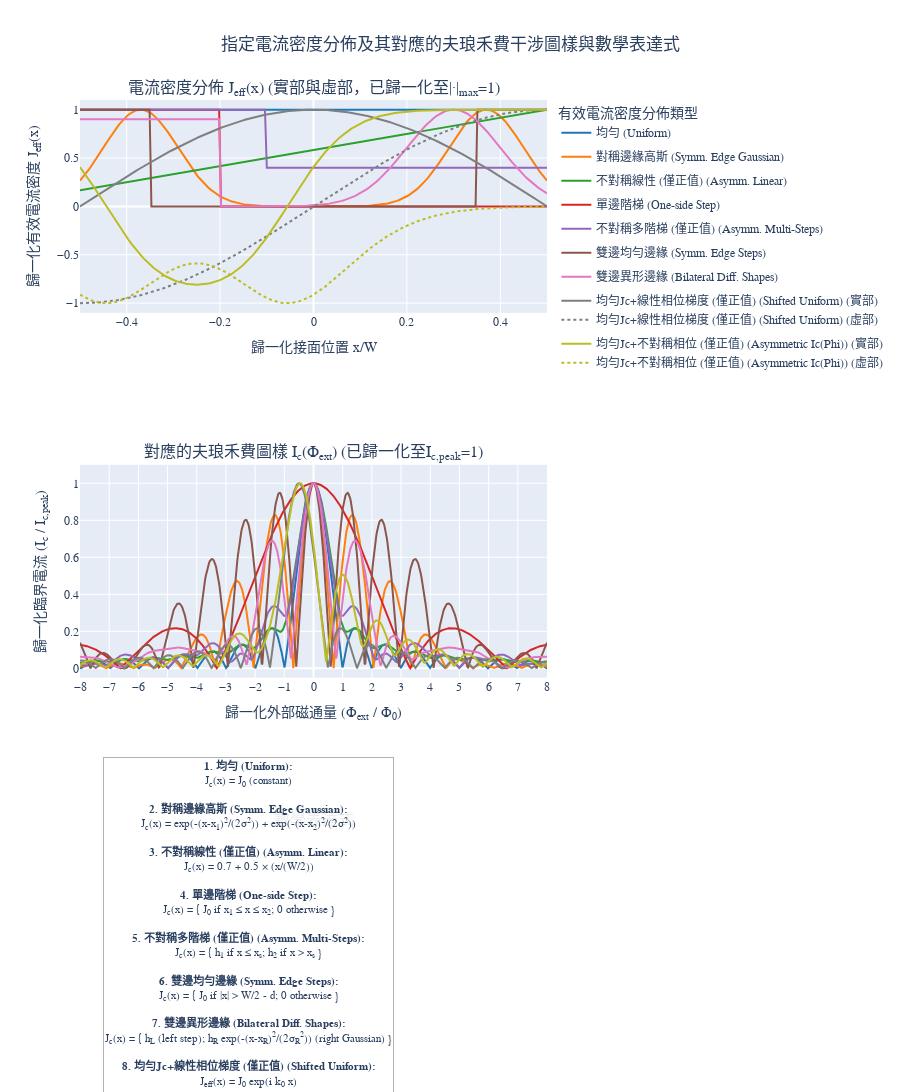

The cell this chart's notebook holds for it:
### Code cell
import numpy as np
import plotly.graph_objects as go
from plotly.subplots import make_subplots
from scipy.fft import fft, fftshift
from scipy.special import jv, yv # Bessel functions J_n and Y_n
from scipy.interpolate import lagrange # Lagrange polynomials

# --- 常數與參數設定 ---
Phi0 = 1.0       # 磁通量量子 (歸一化)
W = 1.0          # 接面寬度 (歸一化)
N_points_x = 256 # 接面空間取樣點數
x_coords = np.linspace(-W/2, W/2, N_points_x) # 接面寬度座標

# 掃描的外部磁通量範圍 (歸一化)
phi_ext_over_phi0_scan = np.linspace(-8, 8, 800) # 擴大範圍以觀察更多旁瓣

# --- 定義不同的電流密度分佈函數 Jc(x) ---
def uniform_Jc(x_coords, W_val):
    """均勻電流密度"""
    return np.ones_like(x_coords)

def symmetric_edge_gaussian_Jc(x_coords, W_val, peak_width_factor=0.1, edge_offset_factor=0.05):
    """對稱邊緣集中的電流密度 (兩個高斯峰)"""
    sigma = W_val * peak_width_factor
    peak1_center = -W_val/2 + W_val * edge_offset_factor + sigma 
    peak2_center = W_val/2 - W_val * edge_offset_factor - sigma
    return np.exp(-(x_coords - peak1_center)**2 / (2 * sigma**2)) + \
           np.exp(-(x_coords - peak2_center)**2 / (2 * sigma**2))

def asymmetric_linear_Jc(x_coords, W_val):
    """不對稱線性梯度電流密度 (僅正值)"""
    return 0.7 + 0.5 * (x_coords / (W_val/2)) 

def one_side_step_Jc(x_coords, W_val, step_start_norm=-0.5, step_end_norm=-0.2):
    """只有一邊的不對稱邊緣集中 (階梯)"""
    J = np.zeros_like(x_coords)
    start_x = step_start_norm * W_val
    end_x = step_end_norm * W_val
    actual_start = np.maximum(start_x, -W_val/2)
    actual_end = np.minimum(end_x, W_val/2)
    if actual_start < actual_end:
         J[(x_coords >= actual_start) & (x_coords <= actual_end)] = 1.0
    return J

def asymmetric_multistep_Jc(x_coords, W_val, x_split_norm=-0.1, h1=1.0, h2=0.4):
    """不對稱多階梯 (兩段不同高度, 僅正值)"""
    J = np.zeros_like(x_coords)
    x_split = x_split_norm * W_val
    J[x_coords <= x_split] = h1
    J[x_coords > x_split] = h2
    J[x_coords < -W_val/2] = 0
    J[x_coords > W_val/2] = 0
    return J

def symmetric_edge_steps_Jc(x_coords, W_val, depth_norm=0.2, base_level=0.0):
    """雙邊均勻邊緣集中 (對稱階梯)"""
    J = np.full_like(x_coords, base_level)
    edge_width = depth_norm * W_val
    J[(x_coords >= -W_val/2) & (x_coords <= -W_val/2 + edge_width)] = 1.0
    J[(x_coords >= W_val/2 - edge_width) & (x_coords <= W_val/2)] = 1.0
    return J

def bilateral_opposite_shape_edge_Jc(x_coords, W_val, 
                                     left_step_end_norm=-0.25, left_h=1.0,
                                     right_peak_center_norm=0.3, right_peak_h=0.8, right_peak_sigma_norm=0.07):
    """雙邊異形邊緣集中 (左階梯, 右高斯)"""
    J_left = np.zeros_like(x_coords)
    left_step_end = left_step_end_norm * W_val
    J_left[(x_coords >= -W_val/2) & (x_coords <= left_step_end)] = left_h 

    J_right = np.zeros_like(x_coords)
    right_peak_center = right_peak_center_norm * W_val
    right_sigma = right_peak_sigma_norm * W_val
    J_right = right_peak_h * np.exp(-(x_coords - right_peak_center)**2 / (2 * right_sigma**2)) 

    J_combined = np.zeros_like(x_coords)
    mask_left = (x_coords >= -W_val/2) & (x_coords <= left_step_end)
    mask_right_exclusive = (x_coords > left_step_end) 

    J_combined[mask_left] = J_left[mask_left]
    J_combined[mask_right_exclusive] = J_right[mask_right_exclusive]
    return J_combined

def Jc_with_linear_phase_gradient(x_coords, W_val, J_amplitude_func, phase_k0_norm):
    """帶有內稟線性相位梯度的電流密度 (用於產生位移的對稱圖樣)"""
    J_real = J_amplitude_func(x_coords, W_val)
    k_intrinsic = phase_k0_norm * np.pi 
    return J_real * np.exp(1j * k_intrinsic * (x_coords / (W/2)))

def asymmetric_phi0_profile(x_coords, W_val, A=np.pi/2, x_d_norm=-0.2, sigma_norm=0.15):
    """一個不對稱的內稟相位移 phi_0^{int}(x) 範例 (例如，一側的相位突變)"""
    x_d = x_d_norm * W_val
    sigma = sigma_norm * W_val
    return A * np.exp(-(x_coords - x_d)**2 / (2 * sigma**2))

def Jc_with_asymmetric_phi0(x_coords, W_val, J_amplitude_func, phi0_int_func, phi0_params):
    """帶有不對稱內稟相位移的電流密度 (用於產生不對稱的Ic(Phi)圖樣)"""
    J_real = J_amplitude_func(x_coords, W_val)
    phi0_intrinsic = phi0_int_func(x_coords, W_val, **phi0_params)
    return J_real * np.exp(-1j * phi0_intrinsic) # J_eff = J_c * exp(-i * phi_0_int)

# 選定的電流密度分佈與數學表達式 (使用HTML格式，避免LaTeX渲染問題)
current_distributions = {
    "均勻 (Uniform)": {
        "profile": uniform_Jc(x_coords, W),
        "math": "J<sub>c</sub>(x) = J<sub>0</sub> (constant)"
    },
    "對稱邊緣高斯 (Symm. Edge Gaussian)": {
        "profile": symmetric_edge_gaussian_Jc(x_coords, W, peak_width_factor=0.08, edge_offset_factor=0.05),
        "math": "J<sub>c</sub>(x) = exp(-(x-x<sub>1</sub>)<sup>2</sup>/(2σ<sup>2</sup>)) + exp(-(x-x<sub>2</sub>)<sup>2</sup>/(2σ<sup>2</sup>))"
    },
    "不對稱線性 (僅正值) (Asymm. Linear)": {
        "profile": asymmetric_linear_Jc(x_coords, W),
        "math": "J<sub>c</sub>(x) = 0.7 + 0.5 × (x/(W/2))"
    },
    "單邊階梯 (One-side Step)": {
        "profile": one_side_step_Jc(x_coords, W, step_start_norm=-0.5, step_end_norm=-0.2),
        "math": "J<sub>c</sub>(x) = { J<sub>0</sub> if x<sub>1</sub> ≤ x ≤ x<sub>2</sub>; 0 otherwise }"
    },
    "不對稱多階梯 (僅正值) (Asymm. Multi-Steps)": {
        "profile": asymmetric_multistep_Jc(x_coords, W, x_split_norm=-0.1, h1=1.0, h2=0.4),
        "math": "J<sub>c</sub>(x) = { h<sub>1</sub> if x ≤ x<sub>s</sub>; h<sub>2</sub> if x > x<sub>s</sub> }"
    },
    "雙邊均勻邊緣 (Symm. Edge Steps)": {
        "profile": symmetric_edge_steps_Jc(x_coords, W, depth_norm=0.15, base_level=0.0),
        "math": "J<sub>c</sub>(x) = { J<sub>0</sub> if |x| > W/2 - d; 0 otherwise }"
    },
    "雙邊異形邊緣 (Bilateral Diff. Shapes)": {
        "profile": bilateral_opposite_shape_edge_Jc(x_coords, W, left_step_end_norm=-0.2, left_h=0.9, right_peak_center_norm=0.3, right_peak_h=1.0, right_peak_sigma_norm=0.1),
        "math": "J<sub>c</sub>(x) = { h<sub>L</sub> (left step); h<sub>R</sub> exp(-(x-x<sub>R</sub>)<sup>2</sup>/(2σ<sub>R</sub><sup>2</sup>)) (right Gaussian) }"
    },
    "均勻Jc+線性相位梯度 (僅正值) (Shifted Uniform)": {
        "profile": Jc_with_linear_phase_gradient(x_coords, W, lambda x, w: uniform_Jc(x,w), phase_k0_norm=0.5),
        "math": "J<sub>eff</sub>(x) = J<sub>0</sub> exp(i k<sub>0</sub> x)"
    },
    "均勻Jc+不對稱相位 (僅正值) (Asymmetric Ic(Phi))": {
        "profile": Jc_with_asymmetric_phi0(x_coords, W, 
                                              lambda x, w: uniform_Jc(x,w), # 基底 Jc(x)
                                              asymmetric_phi0_profile,     # 不對稱 phi_0^{int}(x) 函數
                                              {'A': np.pi*0.8, 'x_d_norm': -0.25, 'sigma_norm': 0.2}), # phi_0^{int}(x) 的參數
        "math": "J<sub>eff</sub>(x) = J<sub>0</sub> exp(-i φ<sub>0</sub><sup>int</sup>(x)),<br>where φ<sub>0</sub><sup>int</sup>(x) = A exp(-(x-x<sub>d</sub>)<sup>2</sup>/(2σ<sup>2</sup>))"
    }
}

# 歸一化電流密度分佈
for name, data in current_distributions.items():
    Jc_profile_complex = data["profile"]
    if np.iscomplexobj(Jc_profile_complex):
        max_abs_val = np.max(np.abs(Jc_profile_complex))
        if max_abs_val > 1e-9:
            current_distributions[name]["profile"] = Jc_profile_complex / max_abs_val
    else: 
        max_abs_val = np.max(np.abs(Jc_profile_complex))
        if max_abs_val > 1e-9: 
             current_distributions[name]["profile"] = Jc_profile_complex / max_abs_val 

# 計算 Ic(Phi) 圖樣
Ic_patterns = {}
for name, data in current_distributions.items():
    Jc_profile_complex = data["profile"]
    Ic_vs_phi = []
    for phi_norm in phi_ext_over_phi0_scan:
        integrand = Jc_profile_complex * np.exp(1j * 2 * np.pi * phi_norm * (x_coords / W))
        dx = W / (N_points_x -1) if N_points_x > 1 else W 
        Ic_val = np.abs(np.sum(integrand) * dx) 
        Ic_vs_phi.append(Ic_val)

    Ic_patterns[name] = np.array(Ic_vs_phi)
    max_ic_val_pattern = np.max(Ic_patterns[name])
    if max_ic_val_pattern > 1e-9:
         Ic_patterns[name] /= max_ic_val_pattern

# 創建圖表 - 方法1: 使用HTML格式的數學表達式
fig = make_subplots(rows=3, cols=1,
                    shared_xaxes=False,
                    row_heights=[0.35, 0.35, 0.3],
                    subplot_titles=("電流密度分佈 J<sub>eff</sub>(x) (實部與虛部，已歸一化至|·|<sub>max</sub>=1)", 
                                    "對應的夫琅禾費圖樣 I<sub>c</sub>(Φ<sub>ext</sub>) (已歸一化至I<sub>c,peak</sub>=1)",
                                    "數學表達式"))

colors = ['#1f77b4', '#ff7f0e', '#2ca02c', '#d62728', '#9467bd', 
          '#8c564b', '#e377c2', '#7f7f7f', '#bcbd22', '#17becf']

# 繪製電流密度分佈
for i, (name, data) in enumerate(current_distributions.items()):
    Jc_profile_complex = data["profile"]
    color = colors[i % len(colors)]
    
    if np.iscomplexobj(Jc_profile_complex):
        fig.add_trace(go.Scatter(x=x_coords/W, y=np.real(Jc_profile_complex), mode='lines', 
                                 name=f'{name} (實部)', legendgroup=name, 
                                 line=dict(color=color)),
                      row=1, col=1)
        fig.add_trace(go.Scatter(x=x_coords/W, y=np.imag(Jc_profile_complex), mode='lines', 
                                 name=f'{name} (虛部)', legendgroup=name, 
                                 line=dict(color=color, dash='dot')),
                      row=1, col=1)
    else:
        fig.add_trace(go.Scatter(x=x_coords/W, y=Jc_profile_complex, mode='lines', 
                                 name=f'{name}', legendgroup=name, 
                                 line=dict(color=color)),
                      row=1, col=1)

    # 繪製 Ic(Phi) 圖樣
    fig.add_trace(go.Scatter(x=phi_ext_over_phi0_scan, y=Ic_patterns[name], mode='lines',
                             name=f'{name} - Ic(Φ)', legendgroup=name, 
                             showlegend=False, 
                             line=dict(color=color)),
                  row=2, col=1)

# 方法1: 使用HTML格式添加數學表達式文本
math_text_html = ""
for i, (name, data) in enumerate(current_distributions.items()):
    math_text_html += f"<b>{i+1}. {name}:</b><br>{data['math']}<br><br>"

fig.add_annotation(
    text=math_text_html,
    xref="paper", yref="paper",
    x=0.05, y=0.28,
    xanchor="left", yanchor="top",
    showarrow=False,
    font=dict(size=11),
    bgcolor="rgba(255,255,255,0.9)",
    bordercolor="rgba(0,0,0,0.3)",
    borderwidth=1
)

# 更新軸標籤和範圍
fig.update_xaxes(title_text="歸一化接面位置 x/W", row=1, col=1)
fig.update_yaxes(title_text="歸一化有效電流密度 J<sub>eff</sub>(x)", row=1, col=1, range=[-1.1, 1.1]) 

fig.update_xaxes(title_text="歸一化外部磁通量 (Φ<sub>ext</sub> / Φ<sub>0</sub>)", row=2, col=1, dtick=1)
fig.update_yaxes(title_text="歸一化臨界電流 (I<sub>c</sub> / I<sub>c,peak</sub>)", row=2, col=1, range=[-0.05, 1.1]) 

# 隱藏第三個子圖的軸
fig.update_xaxes(visible=False, row=3, col=1)
fig.update_yaxes(visible=False, row=3, col=1)

# 設定 MathJax 支援 (如果需要LaTeX渲染)
fig.update_layout(
    height=1800, 
    title_text="指定電流密度分佈及其對應的夫琅禾費干涉圖樣與數學表達式",
    title_x=0.5,
    legend_title_text="有效電流密度分佈類型",
    legend_tracegroupgap = 5,
    # 嘗試啟用MathJax支援
    font=dict(family="Arial", size=12)
)

# 如果您希望使用LaTeX格式，可以嘗試以下設定：
# fig.update_layout(
#     font=dict(family="Computer Modern"),  # LaTeX字體
#     title_font_size=16,
# )

fig.show()

# 或者，如果上述方法仍有問題，可以使用以下替代方案：
print("如果圖表中的數學表達式仍有顯示問題，請嘗試以下解決方案：")
print("1. 更新 Plotly: pip install --upgrade plotly")
print("2. 在 Jupyter 中啟用 MathJax: %config InlineBackend.figure_format = 'retina'")
print("3. 或使用純文字輸出數學表達式：")
print("\n數學表達式列表：")
for i, (name, data) in enumerate(current_distributions.items()):
    print(f"{i+1}. {name}: {data['math']}")

### Figure 1 — Plotly figure (JSON) as saved in the notebook; plotly's stock layout.template omitted (floating-point values rounded to 4 significant figures; data arrays with more than 128 entries replaced by an {"elided": "..."} marker saying what was removed)
{"data": [{"legendgroup": "均勻 (Uniform)", "line": {"color": "#1f77b4"}, "mode": "lines", "name": "均勻 (Uniform)", "type": "scatter", "x": {"elided": "256 float values"}, "xaxis": "x", "y": {"elided": "256 float values"}, "yaxis": "y"}, {"legendgroup": "均勻 (Uniform)", "line": {"color": "#1f77b4"}, "mode": "lines", "name": "均勻 (Uniform) - Ic(Φ)", "showlegend": false, "type": "scatter", "x": {"elided": "800 float values"}, "xaxis": "x2", "y": {"elided": "800 float values"}, "yaxis": "y2"}, {"legendgroup": "對稱邊緣高斯 (Symm. Edge Gaussian)", "line": {"color": "#ff7f0e"}, "mode": "lines", "name": "對稱邊緣高斯 (Symm. Edge Gaussian)", "type": "scatter", "x": {"elided": "256 float values"}, "xaxis": "x", "y": {"elided": "256 float values"}, "yaxis": "y"}, {"legendgroup": "對稱邊緣高斯 (Symm. Edge Gaussian)", "line": {"color": "#ff7f0e"}, "mode": "lines", "name": "對稱邊緣高斯 (Symm. Edge Gaussian) - Ic(Φ)", "showlegend": false, "type": "scatter", "x": {"elided": "800 float values"}, "xaxis": "x2", "y": {"elided": "800 float values"}, "yaxis": "y2"}, {"legendgroup": "不對稱線性 (僅正值) (Asymm. Linear)", "line": {"color": "#2ca02c"}, "mode": "lines", "name": "不對稱線性 (僅正值) (Asymm. Linear)", "type": "scatter", "x": {"elided": "256 float values"}, "xaxis": "x", "y": {"elided": "256 float values"}, "yaxis": "y"}, {"legendgroup": "不對稱線性 (僅正值) (Asymm. Linear)", "line": {"color": "#2ca02c"}, "mode": "lines", "name": "不對稱線性 (僅正值) (Asymm. Linear) - Ic(Φ)", "showlegend": false, "type": "scatter", "x": {"elided": "800 float values"}, "xaxis": "x2", "y": {"elided": "800 float values"}, "yaxis": "y2"}, {"legendgroup": "單邊階梯 (One-side Step)", "line": {"color": "#d62728"}, "mode": "lines", "name": "單邊階梯 (One-side Step)", "type": "scatter", "x": {"elided": "256 float values"}, "xaxis": "x", "y": {"elided": "256 float values"}, "yaxis": "y"}, {"legendgroup": "單邊階梯 (One-side Step)", "line": {"color": "#d62728"}, "mode": "lines", "name": "單邊階梯 (One-side Step) - Ic(Φ)", "showlegend": false, "type": "scatter", "x": {"elided": "800 float values"}, "xaxis": "x2", "y": {"elided": "800 float values"}, "yaxis": "y2"}, {"legendgroup": "不對稱多階梯 (僅正值) (Asymm. Multi-Steps)", "line": {"color": "#9467bd"}, "mode": "lines", "name": "不對稱多階梯 (僅正值) (Asymm. Multi-Steps)", "type": "scatter", "x": {"elided": "256 float values"}, "xaxis": "x", "y": {"elided": "256 float values"}, "yaxis": "y"}, {"legendgroup": "不對稱多階梯 (僅正值) (Asymm. Multi-Steps)", "line": {"color": "#9467bd"}, "mode": "lines", "name": "不對稱多階梯 (僅正值) (Asymm. Multi-Steps) - Ic(Φ)", "showlegend": false, "type": "scatter", "x": {"elided": "800 float values"}, "xaxis": "x2", "y": {"elided": "800 float values"}, "yaxis": "y2"}, {"legendgroup": "雙邊均勻邊緣 (Symm. Edge Steps)", "line": {"color": "#8c564b"}, "mode": "lines", "name": "雙邊均勻邊緣 (Symm. Edge Steps)", "type": "scatter", "x": {"elided": "256 float values"}, "xaxis": "x", "y": {"elided": "256 float values"}, "yaxis": "y"}, {"legendgroup": "雙邊均勻邊緣 (Symm. Edge Steps)", "line": {"color": "#8c564b"}, "mode": "lines", "name": "雙邊均勻邊緣 (Symm. Edge Steps) - Ic(Φ)", "showlegend": false, "type": "scatter", "x": {"elided": "800 float values"}, "xaxis": "x2", "y": {"elided": "800 float values"}, "yaxis": "y2"}, {"legendgroup": "雙邊異形邊緣 (Bilateral Diff. Shapes)", "line": {"color": "#e377c2"}, "mode": "lines", "name": "雙邊異形邊緣 (Bilateral Diff. Shapes)", "type": "scatter", "x": {"elided": "256 float values"}, "xaxis": "x", "y": {"elided": "256 float values"}, "yaxis": "y"}, {"legendgroup": "雙邊異形邊緣 (Bilateral Diff. Shapes)", "line": {"color": "#e377c2"}, "mode": "lines", "name": "雙邊異形邊緣 (Bilateral Diff. Shapes) - Ic(Φ)", "showlegend": false, "type": "scatter", "x": {"elided": "800 float values"}, "xaxis": "x2", "y": {"elided": "800 float values"}, "yaxis": "y2"}, {"legendgroup": "均勻Jc+線性相位梯度 (僅正值) (Shifted Uniform)", "line": {"color": "#7f7f7f"}, "mode": "lines", "name": "均勻Jc+線性相位梯度 (僅正值) (Shifted Uniform) (實部)", "type": "scatter", "x": {"elided": "256 float values"}, "xaxis": "x", "y": {"elided": "256 float values"}, "yaxis": "y"}, {"legendgroup": "均勻Jc+線性相位梯度 (僅正值) (Shifted Uniform)", "line": {"color": "#7f7f7f", "dash": "dot"}, "mode": "lines", "name": "均勻Jc+線性相位梯度 (僅正值) (Shifted Uniform) (虛部)", "type": "scatter", "x": {"elided": "256 float values"}, "xaxis": "x", "y": {"elided": "256 float values"}, "yaxis": "y"}, {"legendgroup": "均勻Jc+線性相位梯度 (僅正值) (Shifted Uniform)", "line": {"color": "#7f7f7f"}, "mode": "lines", "name": "均勻Jc+線性相位梯度 (僅正值) (Shifted Uniform) - Ic(Φ)", "showlegend": false, "type": "scatter", "x": {"elided": "800 float values"}, "xaxis": "x2", "y": {"elided": "800 float values"}, "yaxis": "y2"}, {"legendgroup": "均勻Jc+不對稱相位 (僅正值) (Asymmetric Ic(Phi))", "line": {"color": "#bcbd22"}, "mode": "lines", "name": "均勻Jc+不對稱相位 (僅正值) (Asymmetric Ic(Phi)) (實部)", "type": "scatter", "x": {"elided": "256 float values"}, "xaxis": "x", "y": {"elided": "256 float values"}, "yaxis": "y"}, {"legendgroup": "均勻Jc+不對稱相位 (僅正值) (Asymmetric Ic(Phi))", "line": {"color": "#bcbd22", "dash": "dot"}, "mode": "lines", "name": "均勻Jc+不對稱相位 (僅正值) (Asymmetric Ic(Phi)) (虛部)", "type": "scatter", "x": {"elided": "256 float values"}, "xaxis": "x", "y": {"elided": "256 float values"}, "yaxis": "y"}, {"legendgroup": "均勻Jc+不對稱相位 (僅正值) (Asymmetric Ic(Phi))", "line": {"color": "#bcbd22"}, "mode": "lines", "name": "均勻Jc+不對稱相位 (僅正值) (Asymmetric Ic(Phi)) - Ic(Φ)", "showlegend": false, "type": "scatter", "x": {"elided": "800 float values"}, "xaxis": "x2", "y": {"elided": "800 float values"}, "yaxis": "y2"}], "layout": {"annotations": [{"font": {"size": 16}, "showarrow": false, "text": "電流密度分佈 J<sub>eff</sub>(x) (實部與虛部，已歸一化至|·|<sub>max</sub>=1)", "x": 0.5, "xanchor": "center", "xref": "paper", "y": 1, "yanchor": "bottom", "yref": "paper"}, {"font": {"size": 16}, "showarrow": false, "text": "對應的夫琅禾費圖樣 I<sub>c</sub>(Φ<sub>ext</sub>) (已歸一化至I<sub>c,peak</sub>=1)", "x": 0.5, "xanchor": "center", "xref": "paper", "y": 0.6, "yanchor": "bottom", "yref": "paper"}, {"font": {"size": 16}, "showarrow": false, "text": "數學表達式", "x": 0.5, "xanchor": "center", "xref": "paper", "y": 0.2, "yanchor": "bottom", "yref": "paper"}, {"bgcolor": "rgba(255,255,255,0.9)", "bordercolor": "rgba(0,0,0,0.3)", "borderwidth": 1, "font": {"size": 11}, "showarrow": false, "text": "<b>1. 均勻 (Uniform):</b><br>J<sub>c</sub>(x) = J<sub>0</sub> (constant)<br><br><b>2. 對稱邊緣高斯 (Symm. Edge Gaussian):</b><br>J<sub>c</sub>(x) = exp(-(x-x<sub>1</sub>)<sup>2</sup>/(2σ<sup>2</sup>)) + exp(-(x-x<sub>2</sub>)<sup>2</sup>/(2σ<sup>2</sup>))<br><br><b>3. 不對稱線性 (僅正值) (Asymm. Linear):</b><br>J<sub>c</sub>(x) = 0.7 + 0.5 × (x/(W/2))<br><br><b>4. 單邊階梯 (One-side Step):</b><br>J<sub>c</sub>(x) = { J<sub>0</sub> if x<sub>1</sub> ≤ x ≤ x<sub>2</sub>; 0 otherwise }<br><br><b>5. 不對稱多階梯 (僅正值) (Asymm. Multi-Steps):</b><br>J<sub>c</sub>(x) = { h<sub>1</sub> if x ≤ x<sub>s</sub>; h<sub>2</sub> if x > x<sub>s</sub> }<br><br><b>6. 雙邊均勻邊緣 (Symm. Edge Steps):</b><br>J<sub>c</sub>(x) = { J<sub>0</sub> if |x| > W/2 - d; 0 otherwise }<br><br><b>7. 雙邊異形邊緣 (Bilateral Diff. Shapes):</b><br>J<sub>c</sub>(x) = { h<sub>L</sub> (left step); h<sub>R</sub> exp(-(x-x<sub>R</sub>)<sup>2</sup>/(2σ<sub>R</sub><sup>2</sup>)) (right Gaussian) }<br><br><b>8. 均勻Jc+線性相位梯度 (僅正值) (Shifted Uniform):</b><br>J<sub>eff</sub>(x) = J<sub>0</sub> exp(i k<sub>0</sub> x)<br><br><b>9. 均勻Jc+不對稱相位 (僅正值) (Asymmetric Ic(Phi)):</b><br>J<sub>eff</sub>(x) = J<sub>0</sub> exp(-i φ<sub>0</sub><sup>int</sup>(x)),<br>where φ<sub>0</sub><sup>int</sup>(x) = A exp(-(x-x<sub>d</sub>)<sup>2</sup>/(2σ<sup>2</sup>))<br><br>", "x": 0.05, "xanchor": "left", "xref": "paper", "y": 0.28, "yanchor": "top", "yref": "paper"}], "font": {"family": "Arial", "size": 12}, "height": 1800, "legend": {"title": {"text": "有效電流密度分佈類型"}, "tracegroupgap": 5}, "title": {"text": "指定電流密度分佈及其對應的夫琅禾費干涉圖樣與數學表達式", "x": 0.5}, "xaxis": {"anchor": "y", "domain": [0, 1], "title": {"text": "歸一化接面位置 x/W"}}, "xaxis2": {"anchor": "y2", "domain": [0, 1], "dtick": 1, "title": {"text": "歸一化外部磁通量 (Φ<sub>ext</sub> / Φ<sub>0</sub>)"}}, "xaxis3": {"anchor": "y3", "domain": [0, 1], "visible": false}, "yaxis": {"anchor": "x", "domain": [0.7667, 1], "range": [-1.1, 1.1], "title": {"text": "歸一化有效電流密度 J<sub>eff</sub>(x)"}}, "yaxis2": {"anchor": "x2", "domain": [0.3667, 0.6], "range": [-0.05, 1.1], "title": {"text": "歸一化臨界電流 (I<sub>c</sub> / I<sub>c,peak</sub>)"}}, "yaxis3": {"anchor": "x3", "domain": [0, 0.2], "visible": false}}}
